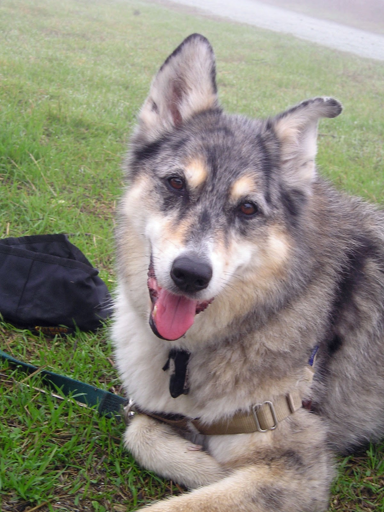
%> input picture matlab/Image/02_ori.png, 384 x 512 px
$ octave Initialization.m   (GNU Octave 9; MATLAB toolbox functions it lacks are replaced by stand-ins)
%> lines starting %> are read from the running program, lines starting %| are printed output that depends on the picture
%%=========================================================================
% - Student     : Tran Viet Thang
% - University  : The University of Da Nang
% - Purpose     : Extracting value for reading in verilog
%                 Input image must be an integer RGB [0,255]
%==========================================================================
clc ;
close all;
clear all ;
original_image = imread('Image\02_ori.png') ;
%> original_image is the input picture: size 512x384x3 uint8; mean R, G, B 138.3, 136.4, 122.5
image_r  =  (original_image(:,:,1)) ; % red channel
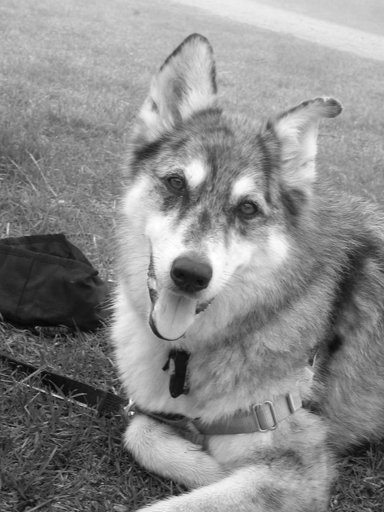
%> image_r: size 512x384 uint8; min 5, max 255, mean 138.3
image_g  =  (original_image(:,:,2)) ; % green channel
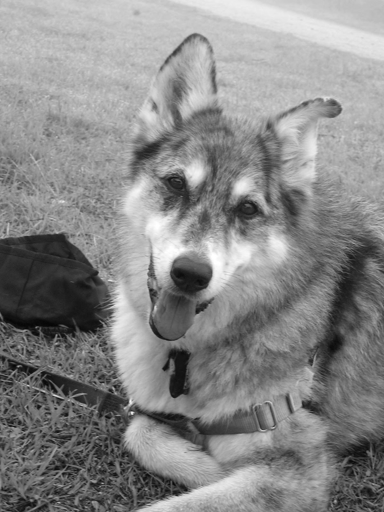
%> image_g: size 512x384 uint8; min 5, max 255, mean 136.4
image_b  =  (original_image(:,:,3)) ; % blue channel
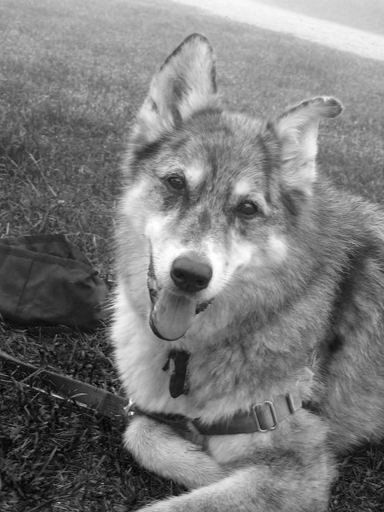
%> image_b: size 512x384 uint8; min 0, max 255, mean 122.5
image_r  = image_r' ;                 % convert to vector
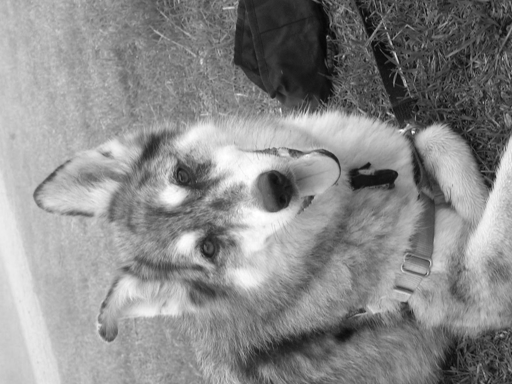
%> image_r: size 384x512 uint8; min 5, max 255, mean 138.3; mean of the top-left, top-right, bottom-left and bottom-right quarters 155.8, 94.9, 169.7, 132.7
image_g  = image_g' ;                 % convert to vector
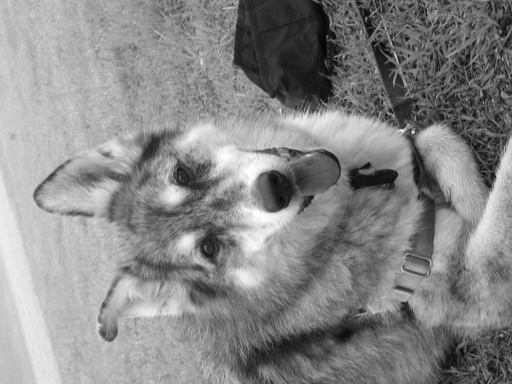
%> image_g: size 384x512 uint8; min 5, max 255, mean 136.4; mean of the top-left, top-right, bottom-left and bottom-right quarters 162.3, 97.4, 166.3, 119.8
image_b =  image_b' ;                 % convert to vector
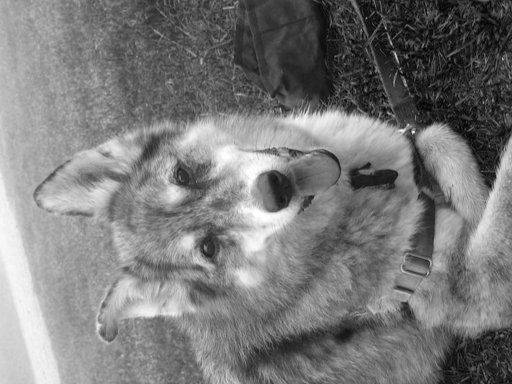
%> image_b: size 384x512 uint8; min 0, max 255, mean 122.5; mean of the top-left, top-right, bottom-left and bottom-right quarters 132.7, 80.2, 160.5, 116.6
% write to file text with format of hexadecimal
formatSpec = '%x\n' ;
fileID = fopen('in_img_r.txt','w');
fprintf(fileID,formatSpec,image_r(:)) ;
fclose(fileID) ;
fileID = fopen('in_img_g.txt','w');
fprintf(fileID,formatSpec,image_g(:)) ;
fclose(fileID) ;
fileID = fopen('in_img_b.txt','w');
fprintf(fileID,formatSpec,image_b(:)) ;
fclose(fileID) ;

$ run again, with matlab/Image/test_image.png copied over matlab/Image/02_ori.png
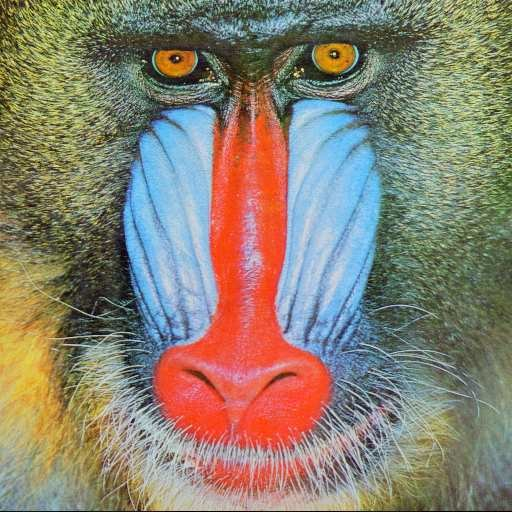
%> input picture matlab/Image/test_image.png, 512 x 512 px
%> original_image is the input picture: size 512x512x3 uint8; mean R, G, B 137.3, 128.9, 113.2
%> `image_g  = image_g' ;`:
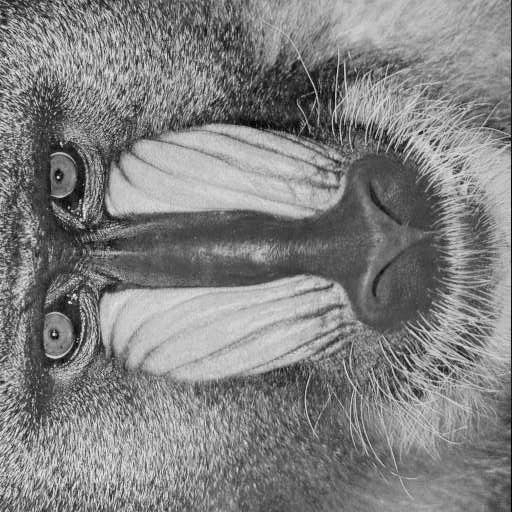
%> image_g: size 512x512 uint8; min 0, max 255, mean 128.9; mean of the top-left, top-right, bottom-left and bottom-right quarters 123.1, 129.7, 138.7, 123.9
%> `image_b =  image_b' ;`:
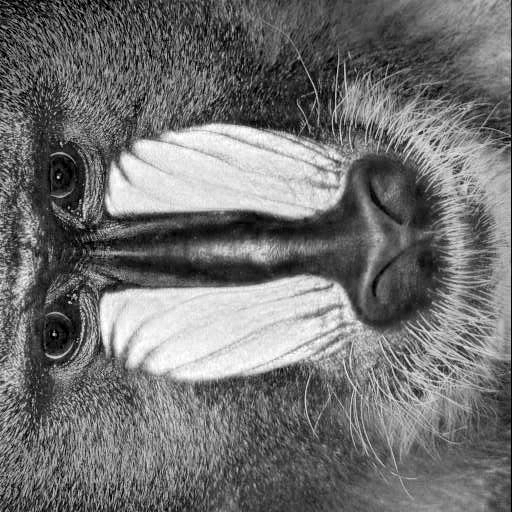
%> image_b: size 512x512 uint8; min 0, max 255, mean 113.2; mean of the top-left, top-right, bottom-left and bottom-right quarters 104.5, 107.5, 123.7, 117.1
